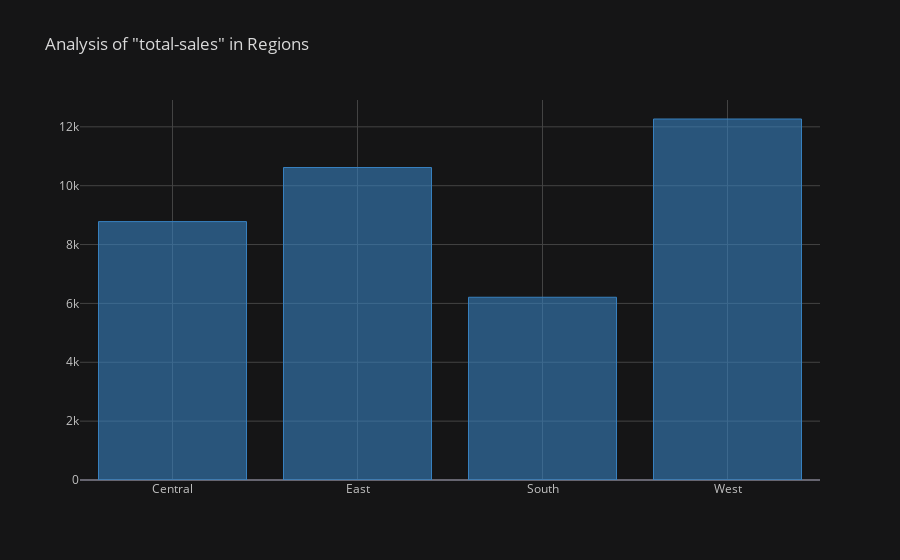

Here is the notebook cell this chart was saved with:
### Markdown cell above
# Global Analysis

### Code cell
#Analysis of "total-sales" in Regions all over the years

region_quntity=df[['Region','Quantity']]
region_quntity=region_quntity.groupby('Region')
region_quntity=region_quntity['Quantity'].sum()
print(region_quntity)

region_quntity.iplot(kind='bar',colors='Blue',title='Analysis of "total-sales" in Regions',theme='solar',barmode='group')
#region_quntity.iplot(kind='pie',colors='Blue',title='Analysis of "total-sales" in Regions',theme='solar',barmode='group',labels='Quantity',values='Quantity')

### Figure 1 — Plotly figure (JSON) as saved in the notebook; plotly's stock layout.template omitted (floating-point values rounded to 4 significant figures)
{"data": [{"marker": {"color": "rgba(55, 128, 191, 0.6)", "line": {"color": "rgba(55, 128, 191, 1.0)", "width": 1}}, "name": "Quantity", "orientation": "v", "text": "", "type": "bar", "x": ["Central", "East", "South", "West"], "y": [8780, 10618, 6209, 12266]}], "layout": {"barmode": "group", "legend": {"bgcolor": "#151516", "font": {"color": "#D9D9D9"}}, "paper_bgcolor": "#151516", "plot_bgcolor": "#151516", "title": {"font": {"color": "#D9D9D9"}, "text": "Analysis of \"total-sales\" in Regions"}, "xaxis": {"gridcolor": "#434343", "showgrid": true, "tickfont": {"color": "#C2C2C2"}, "title": {"font": {"color": "#D9D9D9"}, "text": ""}, "zerolinecolor": "#666570"}, "yaxis": {"gridcolor": "#434343", "showgrid": true, "tickfont": {"color": "#C2C2C2"}, "title": {"font": {"color": "#D9D9D9"}, "text": ""}, "zerolinecolor": "#666570"}}}
